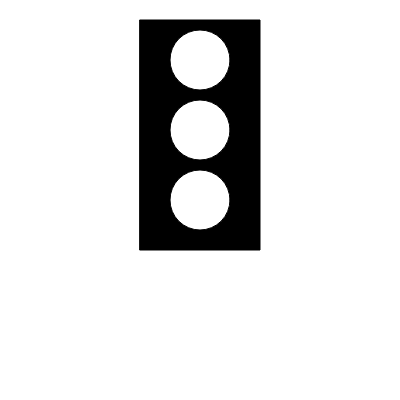
Frame 1 (no input)
Frame 60 (no input): identical to frame 1, image omitted
Frame 120 (the mouse pressed at the canvas centre since frame 60): identical to frame 1, image omitted

The p5.js sketch that drew this single still picture (run headless with seeded random() and noise() and a simulated clock; from frame 60 on, the mouse is pressed at the canvas centre):

// p5.js sketch
// ── sketch.js
var fillcolor = 'red'
function setup() { 
  createCanvas(400, 400);
} 

function draw() { 
  background('white');
	fill('black')
	rect(140,20,120,230)
	fill('white')
	ellipse(200,60,60,60)
	ellipse(200,130,60,60)
	ellipse(200,200,60,60)
				
}
